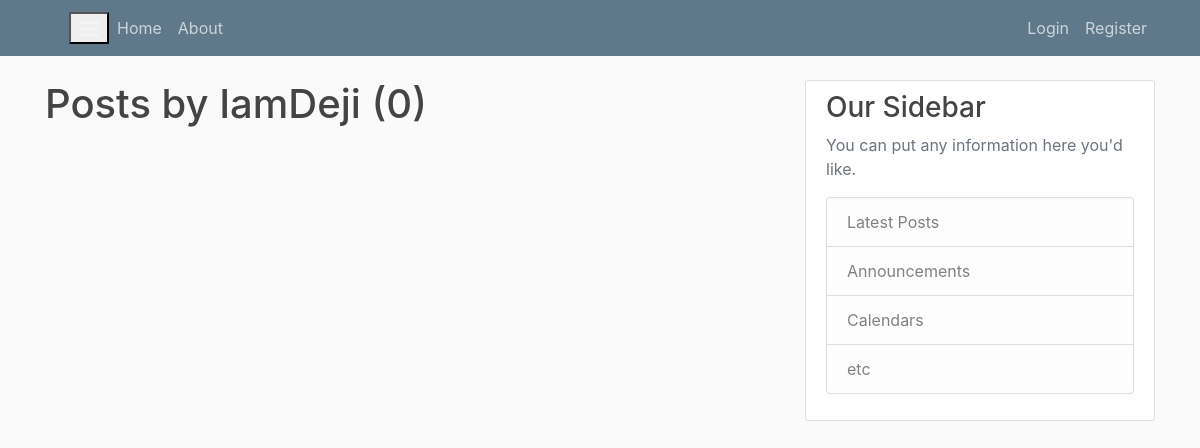
/user/IamDeji, run on an earlier commit of the app's database.
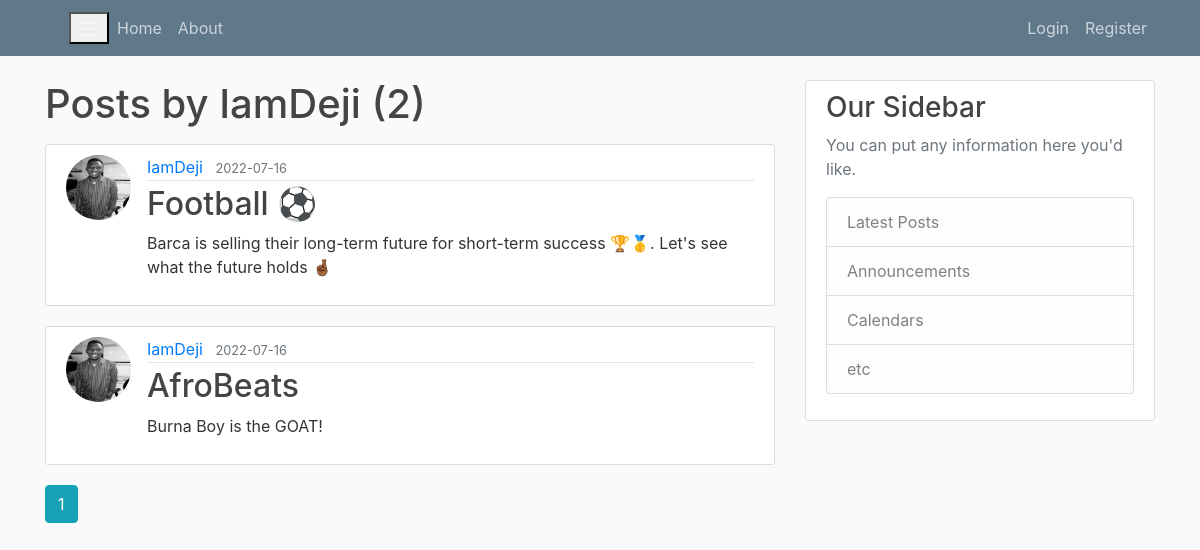
And on a later commit of the database.
### flaskblog/models.py (models this page shows, shortened)
class User(db.Model, UserMixin):
    id = db.Column(db.Integer, primary_key=True)
    username = db.Column(db.String(20), unique=True, nullable=False)
    email = db.Column(db.String(120), unique=True, nullable=False)
    image_file = db.Column(db.String(20), nullable=False, default='default.png')
    password = db.Column(db.String(60), nullable=False)
    posts = db.relationship('Post', backref='author', lazy=True)

class Post(db.Model):
    id = db.Column(db.Integer, primary_key=True)
    title = db.Column(db.String(100), unique=True, nullable=False)
    date_posted = db.Column(db.DateTime, nullable=False, default=datetime.utcnow)
    content = db.Column(db.Text, nullable=False)
    user_id = db.Column(db.Integer, db.ForeignKey('user.id'), nullable=False)

### flaskblog/routes.py (the view)
@app.route("/user/<string:username>")
def user_posts(username):
    page = request.args.get('page', 1, type=int)
    user = User.query.filter_by(username=username).first_or_404()
    posts = Post.query.filter_by(author=user).order_by(
        Post.date_posted.desc()).paginate(page=page, per_page=5)
    return render_template("user_post.html", posts=posts, user=user)

### flaskblog/templates/user_post.html (shortened to what this page needs)
{% extends "layout.html" %}
{% block content %}
    <h1 class="mb-3">Posts by {{ user.username }} ({{ posts.total }})</h1>
    {% for post in posts.items %}
        <article class="media content-section">
          <img class="rounded-circle article-img" src="{{ url_for('static', filename='profile_pics/' + post.author.image_file) }}">
          <div class="media-body">
            <div class="article-metadata">
              <a class="mr-2" href="{{ url_for('user_posts', username=post.author.username) }}">{{ post.author.username }}</a>
              <small class="text-muted">{{ post.date_posted.strftime('%Y-%m-%d') }}</small>
            </div>
            <h2><a class="article-title" href="{{ url_for('post', post_id=post.id) }}">{{ post.title }}</a></h2>
            <p class="article-content">{{ post.content }}</p>
          </div>
        </article>
    {% endfor %}
    {% for page_num in posts.iter_pages(left_edge=1, right_edge=1, left_current=1, right_current=2) %}
        {% if page_num %}
          {% if posts.page == page_num %}
            <a class="btn btn-info mb-4" href="{{ url_for('user_posts', username=user.username, page=page_num) }}">{{ page_num }}</a>
          {% else %}
            <a class="btn btn-outline-info mb-4" href="{{ url_for('user_posts', username=user.username, page=page_num) }}">{{ page_num }}</a>
          {% endif %}
        {% endif %}
    {% endfor %}
{% endblock content %}

### flaskblog/templates/layout.html (shortened to what this page needs)
<!DOCTYPE html>
<html lang="en">
    <head>
        <link rel="stylesheet" href="https://maxcdn.bootstrapcdn.com/bootstrap/4.0.0/css/bootstrap.min.css">
        <link rel="stylesheet" type="text/css" href="{{ url_for('static', filename='main.css') }}">
    </head>
    <body>
        <header class="site-header">
            <nav class="navbar navbar-expand-md navbar-dark bg-steel fixed-top">
                <div class="container">
                    <button class="navbar-toggle" type="button" data-toggle="collapse" data-target="#navbarToggle" aria-controls="navbarToggle" aria-expanded="false" aria-label="Toggle navigation">
                        <span class="navbar-toggler-icon"></span>
                    </button>
                    <div class="collapse navbar-collapse" id="navbarToggle">
                        <div class="navbar-nav mr-auto">
                            <a href="{{ url_for('home') }}" class="nav-item nav-link">Home</a>
                            <a href="{{ url_for('about') }}" class="nav-item nav-link">About</a>
                        </div>
                        <div class="navbar-nav">
                          {% if current_user.is_authenticated %}
                            <a href="{{ url_for('new_post') }}" class="nav-item nav-link">New Post</a>
                            <a href="{{ url_for('account') }}" class="nav-item nav-link">Account</a>
                            <a href="{{ url_for('logout') }}" class="nav-item nav-link">Logout</a>
                          {% else %}
                            <a href="{{ url_for('login') }}" class="nav-item nav-link">Login</a>
                            <a href="{{ url_for('register') }}" class="nav-item nav-link">Register</a>
                          {% endif %}
                        </div>
                    </div>
                </div>
            </nav>
        </header>
        <main role="main" class="container">
            <div class="row">
              <div class="col-md-8">
                {% block content %}{% endblock %}
              </div>
              <div class="col-md-4">
                <div class="content-section">
                  <h3>Our Sidebar</h3>
                  <p class='text-muted'>You can put any information here you'd like.
                    <ul class="list-group">
                      <li class="list-group-item list-group-item-light">Latest Posts</li>
                      <li class="list-group-item list-group-item-light">Announcements</li>
                      <li class="list-group-item list-group-item-light">Calendars</li>
                      <li class="list-group-item list-group-item-light">etc</li>
                    </ul>
                  </p>
                </div>
              </div>
            </div>
          </main>
    </body>
</html>

### flaskblog/static/main.css (style rules this page uses)
body { background: #fafafa; color: #333333; margin-top: 5rem; }
h1, h2, h3, h4, h5, h6 { color: #444444; }
.bg-steel { background-color: #5f788a; }
.site-header .navbar-nav .nav-link { color: #cbd5db; }
.content-section { background: #ffffff; padding: 10px 20px; border: 1px solid #dddddd; border-radius: 3px; margin-bottom: 20px; }
.article-title { color: #444444; }
.article-content { white-space: pre-line; }
.article-img { height: 65px; width: 65px; margin-right: 16px; }
.article-metadata { padding-bottom: 1px; margin-bottom: 4px; border-bottom: 1px solid #e3e3e3 }

What changed in the data, as far as the page shows it:
added Post: image_file (picture), author.username "IamDeji", date_posted "2022-07-16", title "Football ⚽", content "Barca is selling their long-term future for short-term success 🏆🥇. Let's see what the future holds 🤞🏾"
added Post: image_file (picture), author.username "IamDeji", date_posted "2022-07-16", title "AfroBeats", content "Burna Boy is the GOAT!"
Also different on the page:
{{ posts.total }}: "0" → "2"
new list line: "1"
